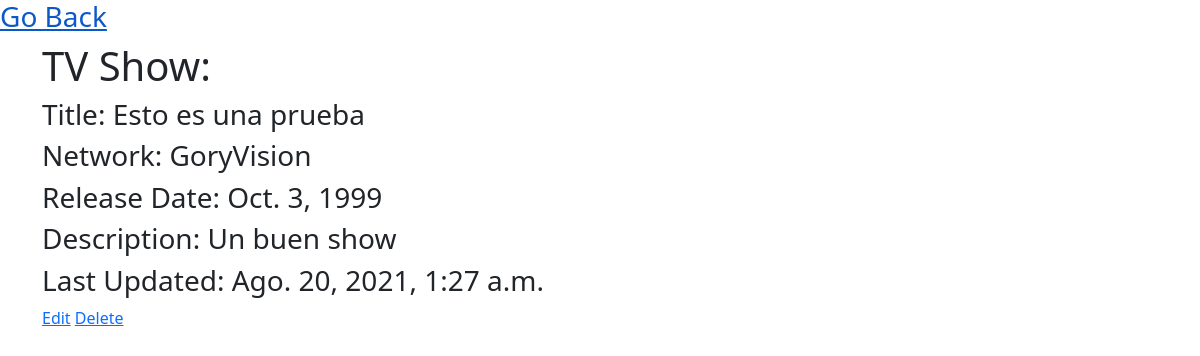
Page /shows/1 on the committed database.
### shows_app/models.py (models this page shows, shortened)
class Show(models.Model):
    title = models.CharField(max_length = 100)
    network = models.CharField(max_length = 100)
    description = models.TextField(max_length = 255)
    release_date = models.DateField()#asi guarda solo la fecha que manualmete se ingrsa, no hora ni mins
    created_at = models.DateTimeField(auto_now_add=True)
    updated_at = models.DateTimeField(auto_now_add=True)
    objects = ShowManager()

### shows_app/views.py (the view)
# urls.py: path('shows/', views.index),
def shows(request , id):
    if request.method == 'GET':
        contexto = {
            'titulo'  : 'Information About Show',
            'show' : Show.objects.get(id = id),
        }
        return render(request, 'shows_app/shows.html', contexto)

### shows_app/templates/shows_app/shows.html (shortened to what this page needs)
{%extends "./base.html" %}
{%block contenido%}
<div class="row">
    <div class="col">
        <a href="/"><h3>Go Back</h3></a>
    </div>
</div>
<div class="container">
    <div class="row">
        <div class="col">
            <h1>TV Show: {{programas.id}}</h1>
        </div>
    </div>
    <div class="row">
        <div class="col">
            <h3>Title: {{show.title}}</h3>
            <h3>Network: {{show.network}}</h3>
            <h3>Release Date: {{show.release_date}}</h3>
            <h3>Description: {{show.description}}</h3>
        </div>
    </div>
    <div class="row">
        <div class="col">
            <h3>Last Updated: {{show.updated_at}}</h3>
        </div>
    </div>
    <div class="row">
        <div class="col">
            <a href="/shows/{{show.id}}/edit">Edit</a>
            <a href="/shows/{{show.id}}/delete">Delete</a>
        </div>
    </div>
</div>
{%endblock%}

### rows in the picture
Show: title "Esto es una prueba", network "GoryVision", release_date "Oct. 3, 1999", description "Un buen show", updated_at "Ago. 20, 2021, 1:27 a.m."
